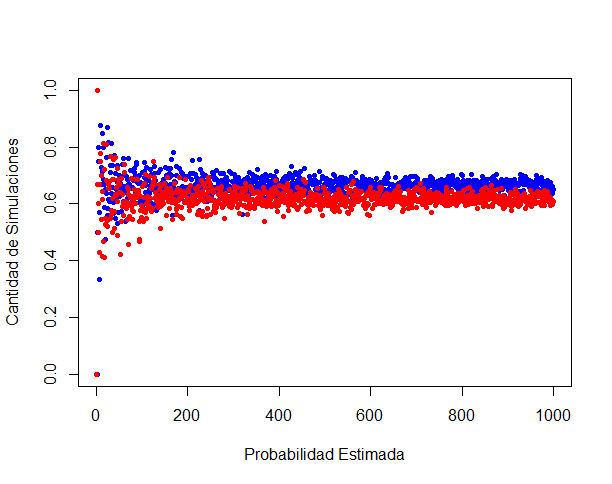

The R source for this figure:
# Repetir los incisos anteriores para 1000 simulaciones

nsimul = 1000
ntiros_A = 6
ntiros_B = 12

proba_estimada_A = c()
proba_estimada_B = c()

for (j in 1:nsimul){
  resultados_A = c()
  resultados_B = c()
  
  for (i in 1:j){
    tiros = dado(ntiros_A)
    resultados_A[i] = sum(tiros==1)>=1
  }
  
  for (i in 1:j){
    tiros = dado(ntiros_B)
    resultados_B[i] = sum(tiros==1)>=2
  }
  
  proba_estimada_A[j] = sum(resultados_A)/j
  proba_estimada_B[j] = sum(resultados_B)/j
}


dado = function(cant_tiros) {
  return(sample(1:6,cant_tiros,replace=TRUE))
}

plot(1:nsimul, proba_estimada_A, col="blue", pch=20, ylim=c(0,1), 
     xlab="Probabilidad Estimada", ylab="Cantidad de Simulaciones")
#lines(1:nsimul, proba_estimada_A, col="blue")

points(1:nsimul, proba_estimada_B, col="red", pch=20)
#lines(1:nsimul, proba_estimada_B, col="red")
